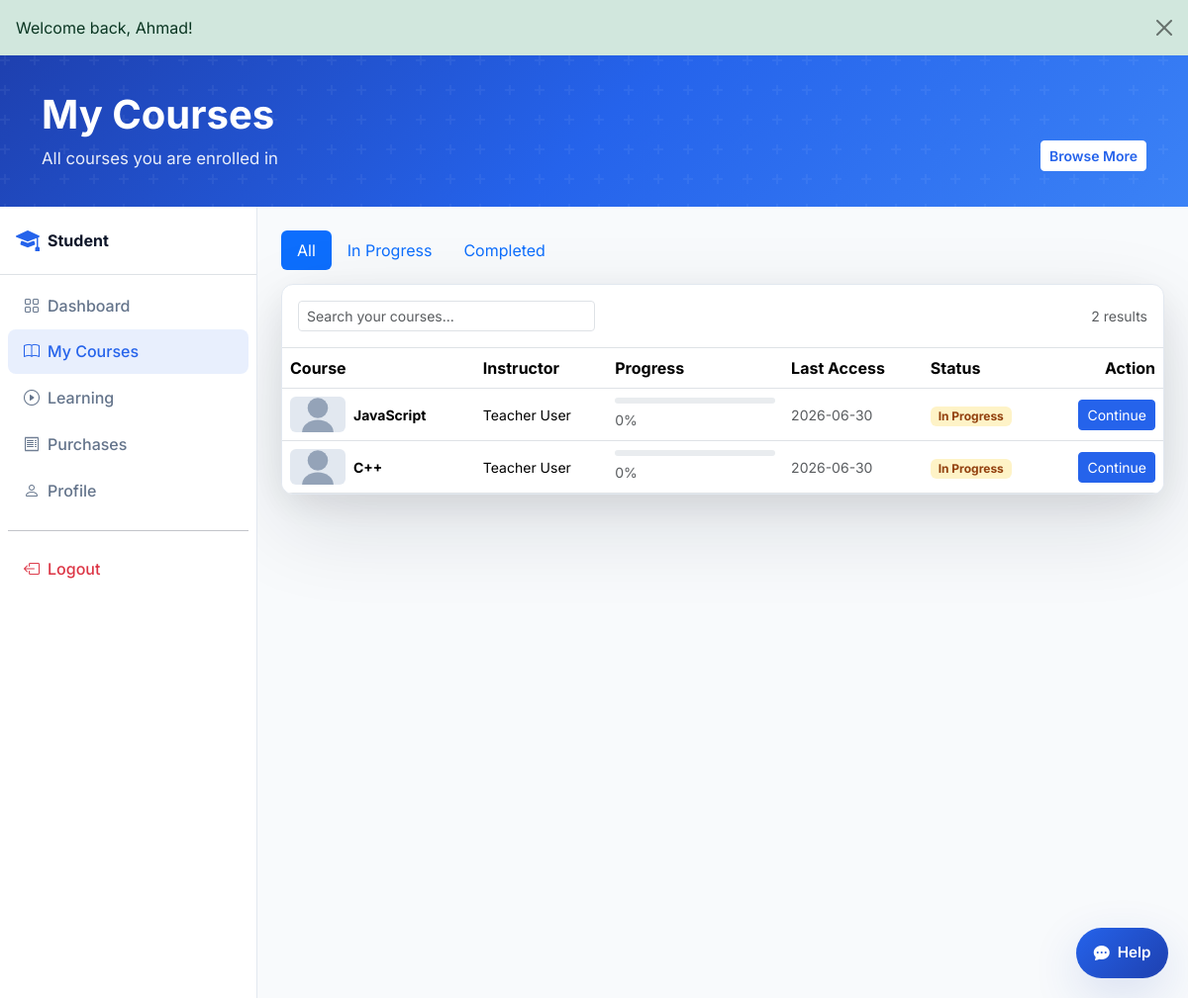
Screenshot of /student/my-courses.php (signed in) with the database file from the repository.
### tables this page shows
CREATE TABLE enrollments (
  id INT UNSIGNED AUTO_INCREMENT PRIMARY KEY,
  student_id INT UNSIGNED NOT NULL,
  course_id INT UNSIGNED NOT NULL,
  progress TINYINT UNSIGNED NOT NULL DEFAULT 0,
  status ENUM('active','completed') NOT NULL DEFAULT 'active',
  last_access DATE DEFAULT NULL,
  enrolled_at TIMESTAMP DEFAULT CURRENT_TIMESTAMP,
  UNIQUE KEY uniq_enrollment (student_id, course_id),
  FOREIGN KEY (student_id) REFERENCES users(id) ON DELETE CASCADE,
  FOREIGN KEY (course_id) REFERENCES courses(id) ON DELETE CASCADE
);

CREATE TABLE courses (
  id INT UNSIGNED AUTO_INCREMENT PRIMARY KEY,
  teacher_id INT UNSIGNED NOT NULL,
  category_id INT UNSIGNED NOT NULL,
  title VARCHAR(200) NOT NULL,
  slug VARCHAR(220) NOT NULL,
  description TEXT NOT NULL,
  price DECIMAL(10,2) NOT NULL DEFAULT 0,
  thumb VARCHAR(255) DEFAULT 'assets/images/avatars/placeholder.svg',
  status ENUM('draft','pending','published','rejected') NOT NULL DEFAULT 'pending',
  rating DECIMAL(3,2) NOT NULL DEFAULT 0,
  created_at TIMESTAMP DEFAULT CURRENT_TIMESTAMP,
  updated_at TIMESTAMP DEFAULT CURRENT_TIMESTAMP ON UPDATE CURRENT_TIMESTAMP,
  FOREIGN KEY (teacher_id) REFERENCES users(id) ON DELETE CASCADE,
  FOREIGN KEY (category_id) REFERENCES categories(id),
  INDEX idx_courses_status (status),
  INDEX idx_courses_teacher (teacher_id)
);

CREATE TABLE users (
  id INT UNSIGNED AUTO_INCREMENT PRIMARY KEY,
  name VARCHAR(120) NOT NULL,
  email VARCHAR(190) NOT NULL UNIQUE,
  phone VARCHAR(30) DEFAULT NULL,
  password_hash VARCHAR(255) NOT NULL,
  role ENUM('student','teacher','admin') NOT NULL DEFAULT 'student',
  status ENUM('active','inactive','pending','pending_verification') NOT NULL DEFAULT 'active',
  email_verified_at TIMESTAMP NULL DEFAULT NULL,
  bio TEXT DEFAULT NULL,
  avatar VARCHAR(255) DEFAULT NULL,
  created_at TIMESTAMP DEFAULT CURRENT_TIMESTAMP,
  updated_at TIMESTAMP DEFAULT CURRENT_TIMESTAMP ON UPDATE CURRENT_TIMESTAMP,
  INDEX idx_users_role (role),
  INDEX idx_users_status (status)
);

### components/config.php (called while the page is built, shortened)
<?php
require_once __DIR__ . '/database.php';
require_once __DIR__ . '/auth.php';
require_once __DIR__ . '/../includes/data.php';
function url(string $path = ''): string
{
    return rtrim(BASE_URL, '/') . '/' . ltrim($path, '/');
}
function media_url(?string $path, string $fallback = 'assets/images/avatars/placeholder.svg'): string
{
    $path = trim((string) $path);
    $fallback = trim($fallback);
    $projectRoot = dirname(__DIR__) . DIRECTORY_SEPARATOR;
    $resolveExistingPath = function (string $candidate) use ($projectRoot): ?string {
        if ($candidate === '') {
            return null;
        }
        if (preg_match('#^https?://#i', $candidate)) {
            return $candidate;
        }
        if (str_starts_with($candidate, BASE_URL . '/')) {
            return $candidate;
        }
        if (str_starts_with($candidate, '/')) {
            $candidate = ltrim($candidate, '/');
        }
        $relativePath = ltrim($candidate, '/');
        $fullPath = $projectRoot . str_replace('/', DIRECTORY_SEPARATOR, $relativePath);
        if ($relativePath !== '' && file_exists($fullPath)) {
            return url($relativePath);
        }
        return null;
    };
    if ($path !== '') {
        $resolvedPath = $resolveExistingPath($path);
        if ($resolvedPath !== null) {
            return $resolvedPath;
        }
    }
    if ($fallback !== '') {
        $resolvedFallback = $resolveExistingPath($fallback);
        if ($resolvedFallback !== null) {
            return $resolvedFallback;
        }
    }
    return url($fallback !== '' ? $fallback : 'assets/images/avatars/placeholder.svg');
}

### components/auth.php (called while the page is built, shortened)
<?php
require_once __DIR__ . '/database.php';
function auth_id(): ?int
{
    return isset($_SESSION['user']['id']) ? (int) $_SESSION['user']['id'] : null;
}

### components/database.php (called while the page is built, shortened)
<?php
function db_config(): array
{
    static $config;
    if ($config === null) {
        $config = require __DIR__ . '/db-config.php';
    }
    return $config;
}
function db(): PDO
{
    static $pdo;
    if ($pdo instanceof PDO) {
        return $pdo;
    }
    $c = db_config();
    $dsn = sprintf('mysql:host=%s;port=%s;dbname=%s;charset=%s', $c['host'], $c['port'], $c['name'], $c['charset']);
    $pdo = new PDO($dsn, $c['user'], $c['pass'], [
        PDO::ATTR_ERRMODE => PDO::ERRMODE_EXCEPTION,
        PDO::ATTR_DEFAULT_FETCH_MODE => PDO::FETCH_ASSOC,
        PDO::ATTR_EMULATE_PREPARES => false,
    ]);
    return $pdo;
}
function db_available(): bool
{
    static $available;
    if ($available !== null) {
        return $available;
    }
    try {
        db()->query('SELECT 1 FROM users LIMIT 1');
        $available = true;
    } catch (Throwable) {
        $available = false;
    }
    return $available;
}

### includes/data.php (called while the page is built, shortened)
<?php
require_once __DIR__ . '/../components/database.php';
function getStudentEnrollments(?int $studentId = null): array
{
    $studentId = $studentId ?? auth_id();
    if (!$studentId || !db_available()) {
        return fallbackStudentEnrollments();
    }
    $sql = "SELECT e.*, c.id AS course_id, c.title, c.price, c.rating, c.thumb, c.description,
            u.name AS teacher_name, cat.name AS category_name
            FROM enrollments e
            JOIN courses c ON c.id = e.course_id
            JOIN users u ON u.id = c.teacher_id
            JOIN categories cat ON cat.id = c.category_id
            WHERE e.student_id = ?
            ORDER BY e.last_access DESC";
    $stmt = db()->prepare($sql);
    $stmt->execute([$studentId]);
    return array_map(static function ($row) {
        return [
            'id' => (int) $row['course_id'],
            'course_id' => (int) $row['course_id'],
            'title' => $row['title'],
            'teacher' => $row['teacher_name'],
            'price' => (float) $row['price'],
            'rating' => (float) $row['rating'],
            'category' => $row['category_name'],
            'thumb' => $row['thumb'] ?: 'assets/images/avatars/placeholder.svg',
            'desc' => $row['description'],
            'progress' => (int) $row['progress'],
            'status' => $row['status'],
            'last_access' => $row['last_access'] ? date('Y-m-d', strtotime($row['last_access'])) : '',
        ];
    }, $stmt->fetchAll());
}

### student/my-courses.php (the view, shortened to what this page needs)
<?php
$enrollments = getStudentEnrollments((int) auth_id());
$pageActions = '<a href="' . url('pages/courses.php') . '" class="btn btn-primary btn-sm">Browse More</a>';
require_once __DIR__ . '/../components/head.php';
require __DIR__ . '/../components/page-hero.php';
?>
<div class="dashboard-layout">
<div class="dashboard-wrapper d-flex">
  <?php require __DIR__ . '/../components/sidebar-student.php'; ?>
  <main class="dashboard-main flex-grow-1 p-4">
    <ul class="nav nav-pills mb-3">
      <li class="nav-item"><a class="nav-link active" href="#" data-filter-status="all" data-filter-table="myCoursesTable">All</a></li>
      <li class="nav-item"><a class="nav-link" href="#" data-filter-status="active" data-filter-table="myCoursesTable">In Progress</a></li>
      <li class="nav-item"><a class="nav-link" href="#" data-filter-status="completed" data-filter-table="myCoursesTable">Completed</a></li>
    </ul>
    <div class="table-card">
      <div class="p-3 border-bottom d-flex flex-wrap justify-content-between align-items-center gap-2">
        <input type="search" class="form-control form-control-sm" style="max-width:300px" placeholder="Search your courses..." data-table-search="myCoursesTable">
        <span class="small text-muted" data-table-count="myCoursesTable"></span>
      </div>
      <div class="table-responsive">
        <table class="table table-hover align-middle mb-0" id="myCoursesTable">
          <thead>
            <tr>
              <th>Course</th>
              <th>Instructor</th>
              <th>Progress</th>
              <th>Last Access</th>
              <th>Status</th>
              <th class="text-end">Action</th>
            </tr>
          </thead>
          <tbody>
            <?php foreach ($enrollments as $e): ?>
            <tr data-status="<?= htmlspecialchars($e['status']) ?>" data-search="<?= htmlspecialchars(strtolower($e['title'] . ' ' . $e['teacher'] . ' ' . $e['category'] . ' ' . $e['status'])) ?>">
              <td>
                <div class="d-flex align-items-center gap-2">
                  <img src="<?= media_url($e['thumb'], 'assets/images/avatars/placeholder.svg') ?>" width="56" height="36" class="rounded object-fit-cover" alt="" onerror="this.onerror=null;this.src='<?= media_url('assets/images/avatars/placeholder.svg') ?>'">
                  <strong class="small"><?= htmlspecialchars($e['title']) ?></strong>
                </div>
              </td>
              <td class="small"><?= htmlspecialchars($e['teacher']) ?></td>
              <td style="min-width:140px">
                <div class="progress mb-1" style="height:6px">
                </div>
                <small class="text-muted"><?= (int) $e['progress'] ?>%</small>
              </td>
              <td class="small text-muted"><?= htmlspecialchars($e['last_access']) ?></td>
              <td>
                <span class="badge <?= $e['status'] === 'completed' ? 'badge-approved' : 'badge-pending' ?>">
                  <?= $e['status'] === 'completed' ? 'Completed' : 'In Progress' ?>
                </span>
              </td>
              <td class="text-end">
                <a href="<?= url('student/course-learn.php?id=' . (int) $e['id']) ?>" class="btn btn-sm btn-primary">
                  <?= $e['status'] === 'completed' ? 'Review' : 'Continue' ?>
                </a>
              </td>
            </tr>
            <?php endforeach; ?>
          </tbody>
        </table>
      </div>
    </div>
  </main>
</div>
</div>
<?php
require_once __DIR__ . '/../components/modals.php';
require_once __DIR__ . '/../components/dashboard-footer-scripts.php';

### assets/css/variables.css (style rules this page uses)
:root { --primary: #2563EB; --primary-dark: #1E40AF; --secondary-bg: #F8FAFC; --border: #E2E8F0; --accent: #F59E0B; --text: #0F172A; --text-muted: #64748B; --success: #10B981; --danger: #EF4444; --radius: 12px; --radius-lg: 16px; --shadow: 0 4px 24px rgba(37, 99, 235, 0.08); --shadow-hover: 0 16px 48px rgba(30, 64, 175, 0.15); --transition: 0.25s cubic-bezier(0.4, 0, 0.2, 1); --font: 'Inter', system-ui, -apple-system, sans-serif; }

### assets/css/main.css (style rules this page uses)
*, *::before, *::after { box-sizing: border-box; }
body { font-family: var(--font); color: var(--text); background: #fff; display: flex; flex-direction: column; min-height: 100vh; }
main { flex: 1; }
.btn-primary { background: var(--primary); border-color: var(--primary); }
.page-hero__actions .btn-light, .page-hero__actions .btn-primary { background: #fff; border-color: #fff; color: var(--primary); font-weight: 600; }
body { background: radial-gradient(circle at top left, rgba(59,130,246,.14), transparent 20%), radial-gradient(circle at bottom right, rgba(14,165,233,.08), transparent 18%), #f4f9ff; }
.course-card, .teacher-card, .kpi-card, .progress-card, .table-card, .stat-card, .step-card, .category-pill, .testimonial-card, .cta-band { perspective: 1400px; perspective-origin: 50% 50%; transform-style: preserve-3d; backface-visibility: hidden; border-radius: 28px; background: rgba(255,255,255,0.94); box-shadow: 0 32px 88px rgba(15,23,42,.12), 0 10px 36px rgba(15,23,42,.08); border: 1px solid rgba(255,255,255,.85); transition: transform .35s ease, box-shadow .35s ease, background .35s ease; }
.course-card, .teacher-card, .kpi-card, .progress-card, .table-card, .stat-card, .step-card, .category-pill, .testimonial-card, .cta-band:hover { transform: translateY(-2px); }

### assets/css/components.css (style rules this page uses)
.table-card { background: #fff; border-radius: var(--radius); border: 1px solid var(--border); overflow: hidden; }
.table thead { background: var(--secondary-bg); }
.badge-pending { background: #FEF3C7; color: #92400E; }

### assets/css/dashboard.css (style rules this page uses)
.dashboard-layout { min-height: 100vh; display: flex; flex-direction: column; background: var(--secondary-bg); }
.dashboard-layout .dashboard-wrapper { flex: 1; min-height: 0; }
.dashboard-wrapper { min-height: calc(100vh - 120px); background: var(--secondary-bg); }
.dashboard-main { min-height: 100vh; overflow-x: hidden; }

### rows the page displays
enrollments: course.title "JavaScript", users.name "Teacher User", progress "0", last_access "2026-06-30", status "In Progress"
enrollments: course.title "C++", users.name "Teacher User", progress "0", last_access "2026-06-30", status "In Progress"

### other values shown
$flash['message'] "Welcome back, Ahmad!"
$pageHeading "My Courses"
$pageSubheading "All courses you are enrolled in"
